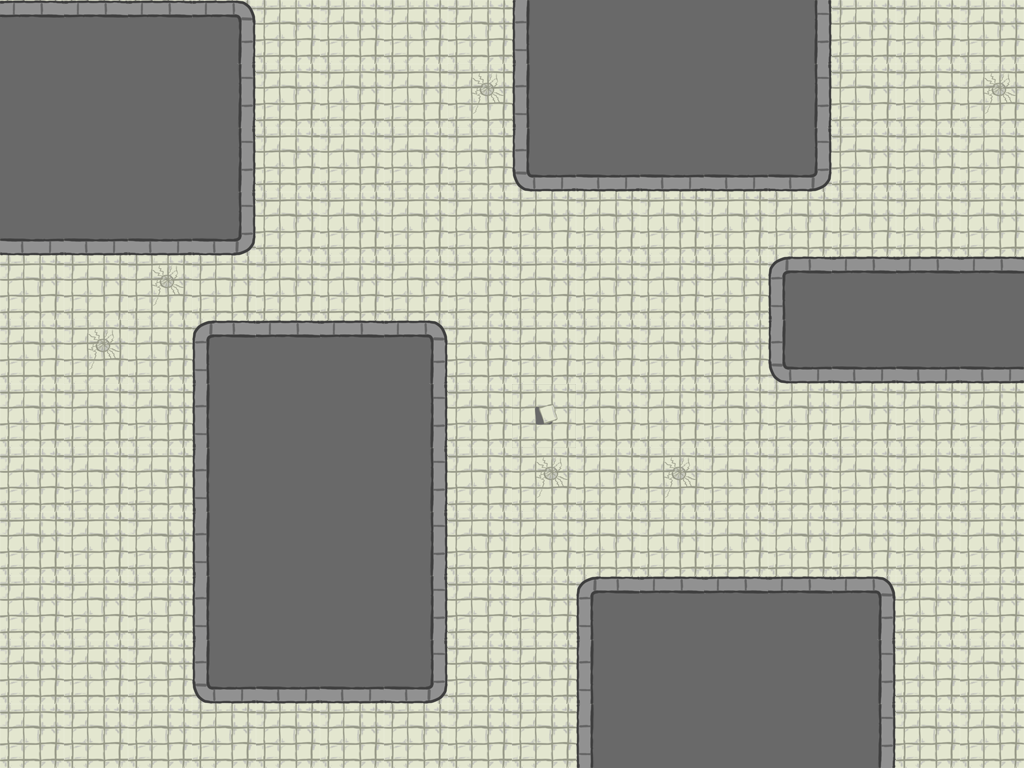

This game map was drawn from its Tiled (.tmx) file and the tilesets committed beside it. A one-line description and the trimmed map source follow:
An orthogonal 16x12 tile map with 64x64 px tiles, 1 tile layer (Tiles) and 11 objects (3x DeathZone, 2x Door, 2x HeatRay, 2x Turret, Ambient, ...).

<map version="1.0" orientation="orthogonal" width="16" height="12" tilewidth="64" tileheight="64">
 <tileset firstgid="1" name="tileset" tilewidth="64" tileheight="64">
  <image source="../TileSets/tileset.png" width="384" height="192" />
  <tile id="0">
   <properties>
    <property name="walkCost" value="100" />
   </properties>
  </tile>
  <tile id="1">
   <properties>
    <property name="walkCost" value="100" />
   </properties>
  </tile>
  <tile id="6">
   <properties>
    <property name="walkCost" value="100" />
   </properties>
  </tile>
 </tileset>
 <layer name="Tiles" width="16" height="12">
  <data>[192 cells, 192 non-empty, 12 distinct tile ids]</data>
 </layer>
 <objectgroup name="Objects" width="16" height="12">
  <object name="GasVent" type="DeathZone" x="64" y="64" width="64" height="64">
   <properties>
    <property name="shape" value="0" />
    <property name="timeOff" value="0" />
    <property name="timeOn" value="0" />
   </properties>
  </object>
  <object name="ProximityMine" type="DeathZone" x="5" y="491" width="128" height="128">
   <properties>
    <property name="shape" value="1" />
    <property name="timeOff" value="0" />
    <property name="timeOn" value="0" />
   </properties>
  </object>
  <object name="DoorYellow" type="Door" x="2" y="384" width="64" height="64">
   <properties>
    <property name="direction" value="left" />
    <property name="locked" value="0" />
   </properties>
  </object>
  <object name="DoorRed" type="Door" x="956" y="19" width="64" height="64">
   <properties>
    <property name="direction" value="right" />
    <property name="locked" value="1" />
   </properties>
  </object>
  <object name="HeatRay1" type="HeatRay" x="508" y="671" width="64" height="64">
   <properties>
    <property name="angle" value="0" />
    <property name="chargeTime" value="8" />
    <property name="fireTime" value="4" />
    <property name="triggered" value="0" />
   </properties>
  </object>
  <object name="Turret1" type="Turret" x="876" y="453" width="64" height="64">
   <properties>
    <property name="endAngle" value="180" />
    <property name="projectileType" value="1" />
    <property name="rateOfFire" value="1" />
    <property name="rateOfRotation" value="1" />
    <property name="rotationsFiring" value="0" />
    <property name="rotationsIdle" value="0" />
    <property name="startAngle" value="0" />
   </properties>
  </object>
  <object name="Turret2" type="Turret" x="349" y="83" width="64" height="64">
   <properties>
    <property name="endAngle" value="90" />
    <property name="projectileType" value="2" />
    <property name="rateOfFire" value="3" />
    <property name="rateOfRotation" value="3" />
    <property name="rotationsFiring" value="1" />
    <property name="rotationsIdle" value="2" />
    <property name="startAngle" value="0" />
   </properties>
  </object>
  <object name="HeatRay2" type="HeatRay" x="0" y="680" width="64" height="64">
   <properties>
    <property name="angle" value="0" />
    <property name="chargeTime" value="16" />
    <property name="fireTime" value="4" />
    <property name="triggered" value="1" />
   </properties>
  </object>
  <object name="Puddle" type="Ambient" x="397" y="207" width="64" height="64" />
  <object name="Loot" type="Loot" x="516" y="384" width="64" height="64">
   <properties>
    <property name="blue" value="0.2" />
    <property name="green" value="0.2" />
    <property name="orange" value="0.2" />
    <property name="purple" value="0.2" />
    <property name="red" value="0.2" />
   </properties>
  </object>
  <object name="Zapper" type="DeathZone" x="64" y="192" width="64" height="32">
   <properties>
    <property name="shape" value="0" />
    <property name="timeOff" value="30" />
    <property name="timeOn" value="60" />
   </properties>
  </object>
 </objectgroup>
</map>
